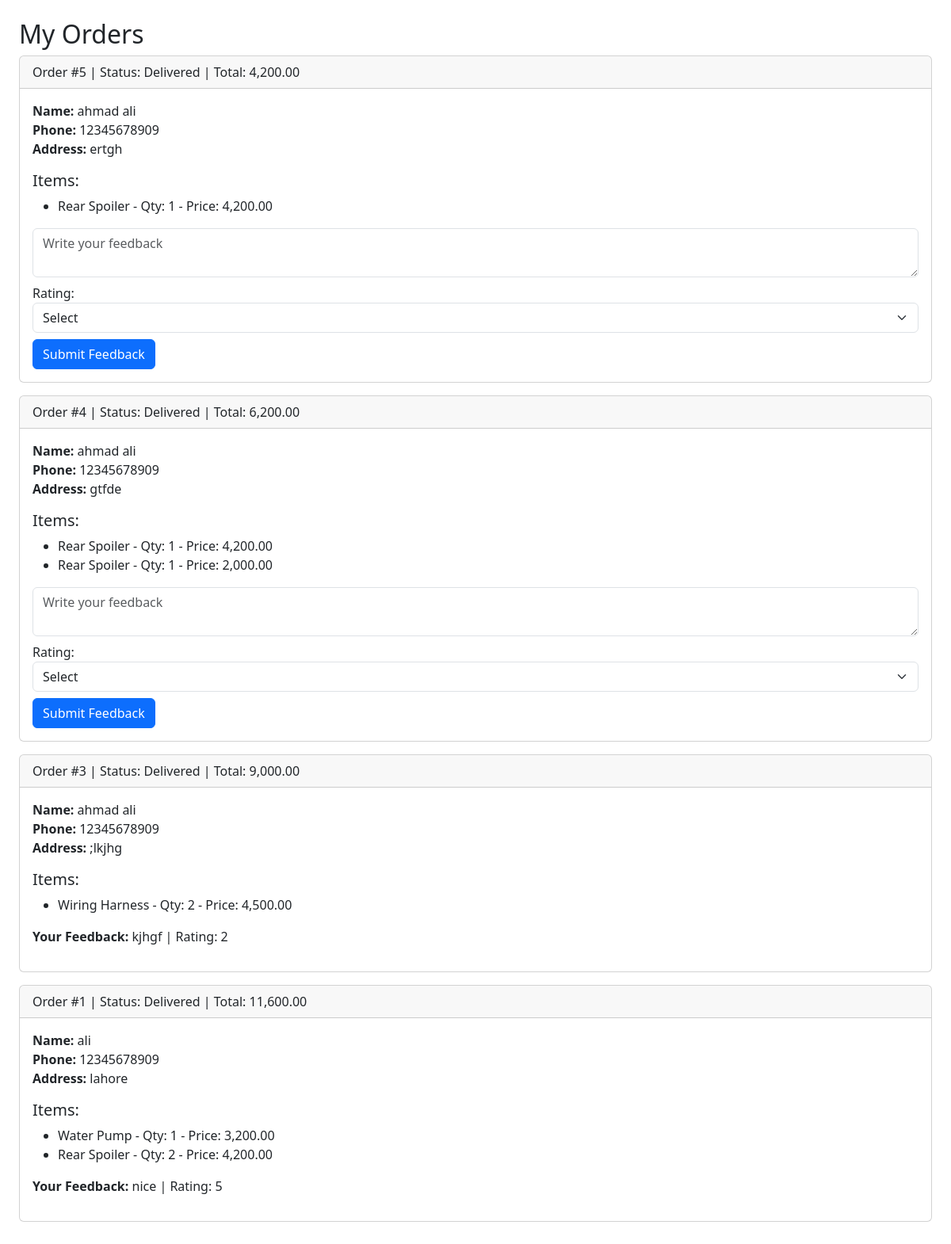
Screenshot of /my_orders.php (signed in) with the database file from the repository.
### tables this page shows
CREATE TABLE `orders` (
  `order_id` int(11) NOT NULL,
  `user_id` int(11) NOT NULL,
  `full_name` varchar(100) NOT NULL,
  `phone` varchar(20) NOT NULL,
  `address` text NOT NULL,
  `total_amount` decimal(10,2) NOT NULL,
  `status` enum('Pending','Accepted','Rejected','Packed','Shipped','Out for delivery','Delivered') DEFAULT 'Pending',
  `created_at` timestamp NOT NULL DEFAULT current_timestamp()
);

CREATE TABLE `order_items` (
  `item_id` int(11) NOT NULL,
  `order_id` int(11) NOT NULL,
  `part_id` int(11) NOT NULL,
  `quantity` int(11) NOT NULL,
  `price` decimal(10,2) NOT NULL
);

CREATE TABLE `auto_parts` (
  `part_id` int(11) NOT NULL,
  `subcategory_id` int(11) DEFAULT NULL,
  `part_name` varchar(200) NOT NULL,
  `description` text DEFAULT NULL,
  `price` decimal(10,2) DEFAULT NULL,
  `stock` int(11) DEFAULT 0,
  `image_url` varchar(255) DEFAULT NULL,
  `created_at` timestamp NOT NULL DEFAULT current_timestamp()
);

CREATE TABLE `feedback` (
  `feedback_id` int(11) NOT NULL,
  `user_id` int(11) NOT NULL,
  `order_id` int(11) NOT NULL,
  `comment` text NOT NULL,
  `rating` int(11) NOT NULL CHECK (`rating` between 1 and 5),
  `created_at` timestamp NOT NULL DEFAULT current_timestamp(),
  `is_read` tinyint(1) DEFAULT 0
);

### my_orders.php (the view, shortened to what this page needs)
<?php
include "config.php";
$user_id = $_SESSION['user_id'];
$orders_res = $conn->query("SELECT * FROM orders WHERE user_id=$user_id ORDER BY created_at DESC");
?>
<!DOCTYPE html>
<html>
<head>
    <link rel="stylesheet" href="https://cdn.jsdelivr.net/npm/bootstrap@5.3.0/dist/css/bootstrap.min.css">
</head>
<body class="p-4">
<h2>My Orders</h2>
<?php while ($order = $orders_res->fetch_assoc()): ?>
    <div class="card mb-3">
        <div class="card-header">
            Order #<?= $order['order_id'] ?> | Status: <?= $order['status'] ?> | Total: <?= number_format($order['total_amount'], 2) ?>
        </div>
        <div class="card-body">
            <p><strong>Name:</strong> <?= htmlspecialchars($order['full_name']) ?><br>
               <strong>Phone:</strong> <?= htmlspecialchars($order['phone']) ?><br>
               <strong>Address:</strong> <?= htmlspecialchars($order['address']) ?></p>
            <h5>Items:</h5>
            <ul>
            <?php
            $items_res = $conn->query("SELECT oi.quantity, p.part_name, oi.price FROM order_items oi JOIN auto_parts p ON oi.part_id=p.part_id WHERE oi.order_id=".$order['order_id']);
            while ($item = $items_res->fetch_assoc()) {
                echo "<li>{$item['part_name']} - Qty: {$item['quantity']} - Price: ".number_format($item['price'],2)."</li>";
            }
            ?>
            </ul>
            <?php
            if ($order['status'] === 'Delivered') {
                $fb_res = $conn->query("SELECT * FROM feedback WHERE order_id={$order['order_id']} AND user_id=$user_id");
                if ($fb_res->num_rows === 0):
            ?>
                <form method="POST" class="mt-3">
                    <div class="mb-2">
                        <textarea name="comment" class="form-control" placeholder="Write your feedback" required></textarea>
                    </div>
                    <div class="mb-2">
                        <label>Rating:</label>
                        <select name="rating" class="form-select" required>
                            <option value="">Select</option>
                        </select>
                    </div>
                    <button class="btn btn-primary" name="feedback">Submit Feedback</button>
                </form>
            <?php
                else:
                    $fb = $fb_res->fetch_assoc();
                    echo "<p><strong>Your Feedback:</strong> {$fb['comment']} | Rating: {$fb['rating']}</p>";
                endif;
            }
            ?>
        </div>
    </div>
<?php endwhile; ?>
</body>
</html>

### rows the page displays
orders: order_id "5", status "Delivered", total_amount "4,200.00", full_name "ahmad ali", phone "12345678909", address "ertgh"
order_items: part.part_name "Rear Spoiler", quantity "1", price "4,200.00"
orders: order_id "4", status "Delivered", total_amount "6,200.00", full_name "ahmad ali", phone "12345678909", address "gtfde"
order_items: part.part_name "Rear Spoiler", quantity "1", price "4,200.00"
order_items: part.part_name "Rear Spoiler", quantity "1", price "2,000.00"
orders: order_id "3", status "Delivered", total_amount "9,000.00", full_name "ahmad ali", phone "12345678909", address ";lkjhg", feedback.comment "kjhgf", feedback.rating "2"
order_items: part.part_name "Wiring Harness", quantity "2", price "4,500.00"
orders: order_id "1", status "Delivered", total_amount "11,600.00", full_name "ali", phone "12345678909", address "lahore", feedback.comment "nice", feedback.rating "5"
order_items: part.part_name "Water Pump", quantity "1", price "3,200.00"
order_items: part.part_name "Rear Spoiler", quantity "2", price "4,200.00"
